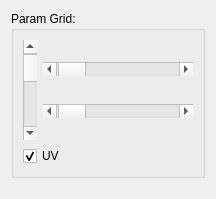
                  <widget class="QWidget" name="tab_3">
                   <attribute name="title">
                    <string>Grid</string>
                   </attribute>
                   <layout class="QGridLayout" name="gridLayout_35">
                    <item row="0" column="0">
                     <widget class="QGroupBox" name="ParamgroupBox_2">
                      <property name="sizePolicy">
                       <sizepolicy hsizetype="Expanding" vsizetype="Expanding">
                        <horstretch>0</horstretch>
                        <verstretch>0</verstretch>
                       </sizepolicy>
                      </property>
                      <property name="title">
                       <string>Param Grid:</string>
                      </property>
                      <layout class="QGridLayout" name="gridLayout_4">
                       <item row="0" column="0">
                        <layout class="QHBoxLayout" name="horizontalLayout_35">
                         <item>
                          <widget class="QScrollBar" name="linecolumn_2">
                           <property name="sizePolicy">
                            <sizepolicy hsizetype="Fixed" vsizetype="Expanding">
                             <horstretch>0</horstretch>
                             <verstretch>0</verstretch>
                            </sizepolicy>
                           </property>
                           <property name="minimumSize">
                            <size>
                             <width>0</width>
                             <height>100</height>
                            </size>
                           </property>
                           <property name="maximumSize">
                            <size>
                             <width>16777215</width>
                             <height>150</height>
                            </size>
                           </property>
                           <property name="minimum">
                            <number>1</number>
                           </property>
                           <property name="maximum">
                            <number>2400</number>
                           </property>
                           <property name="pageStep">
                            <number>1</number>
                           </property>
                           <property name="value">
                            <number>50</number>
                           </property>
                           <property name="orientation">
                            <enum>Qt::Vertical</enum>
                           </property>
                          </widget>
                         </item>
                         <item>
                          <layout class="QVBoxLayout" name="verticalLayout_9">
                           <item>
                            <widget class="QScrollBar" name="lineScrollBar">
                             <property name="minimumSize">
                              <size>
                               <width>150</width>
                               <height>0</height>
                              </size>
                             </property>
                             <property name="minimum">
                              <number>1</number>
                             </property>
                             <property name="maximum">
                              <number>2400</number>
                             </property>
                             <property name="pageStep">
                              <number>1</number>
                             </property>
                             <property name="value">
                              <number>50</number>
                             </property>
                             <property name="orientation">
                              <enum>Qt::Horizontal</enum>
                             </property>
                            </widget>
                           </item>
                           <item>
                            <widget class="QScrollBar" name="coloneScrollBar">
                             <property name="minimumSize">
                              <size>
                               <width>150</width>
                               <height>0</height>
                              </size>
                             </property>
                             <property name="minimum">
                              <number>1</number>
                             </property>
                             <property name="maximum">
                              <number>2400</number>
                             </property>
                             <property name="pageStep">
                              <number>1</number>
                             </property>
                             <property name="value">
                              <number>50</number>
                             </property>
                             <property name="orientation">
                              <enum>Qt::Horizontal</enum>
                             </property>
                            </widget>
                           </item>
                          </layout>
                         </item>
                        </layout>
                       </item>
                       <item row="1" column="0">
                        <widget class="QCheckBox" name="uv">
                         <property name="sizePolicy">
                          <sizepolicy hsizetype="Fixed" vsizetype="Fixed">
                           <horstretch>0</horstretch>
                           <verstretch>0</verstretch>
                          </sizepolicy>
                         </property>
                         <property name="text">
                          <string>UV</string>
                         </property>
                         <property name="checked">
                          <bool>true</bool>
                         </property>
                        </widget>
                       </item>
                      </layout>
                     </widget>
                    </item>
                    <item row="1" column="0">
                     <spacer name="verticalSpacer_2">
                      <property name="orientation">
                       <enum>Qt::Vertical</enum>
                      </property>
                      <property name="sizeHint" stdset="0">
                       <size>
                        <width>10</width>
                        <height>10</height>
                       </size>
                      </property>
                     </spacer>
                    </item>
                   </layout>
                  </widget>
